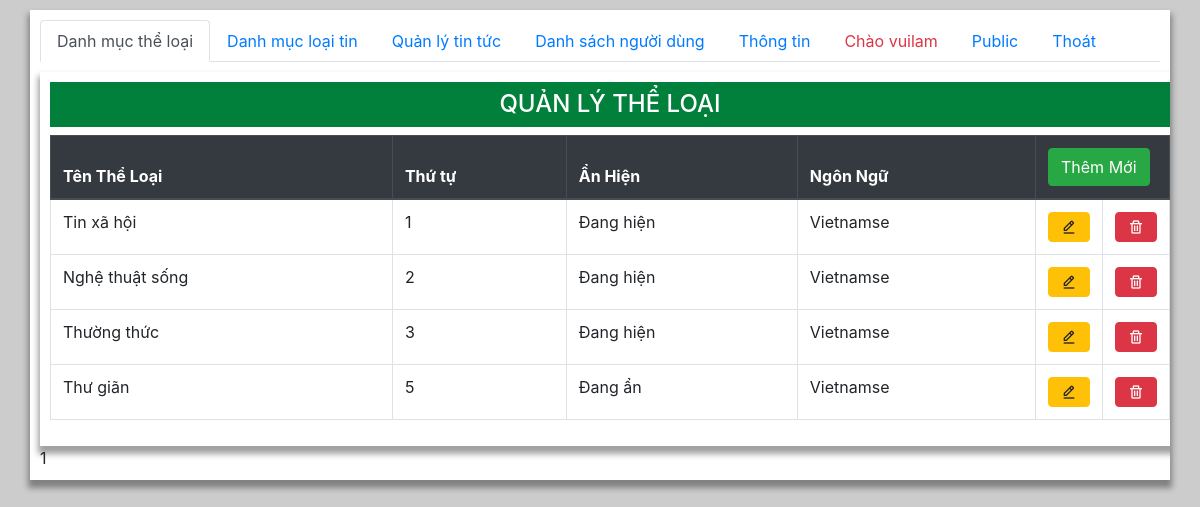
Screenshot of /admin/index.php (signed in) with the database file from the repository.
### tables this page shows
CREATE TABLE `theloai` (
  `idTL` int(11) NOT NULL,
  `lang` char(2) DEFAULT 'vi',
  `TenTL` varchar(255) NOT NULL DEFAULT '',
  `ThuTu` int(11) DEFAULT 0,
  `AnHien` tinyint(1) DEFAULT 1
);

### functions.php (called while the page is built, shortened)
<?php
  function executeResult($sql)  {
    $conn= new mysqli(DB_HOST,DB_USERNAME,DB_PASSWORD,DB_NAME);
    mysqli_set_charset($conn, "utf8");
    $result=mysqli_query($conn,$sql);
    $data=[];
    if($result!=null){
        while ($row=mysqli_fetch_assoc($result)) {
            $data[]=$row;
        }
    }
    return $data;
  }
?>

### admin/theloai.php (the view, shortened to what this page needs)
<?php
require_once "../functions.php";
$sql="SELECT * FROM theloai ORDER BY ThuTu";
$result=executeResult($sql);
?>
<div class="container">
    <h2 class="py-2 text-center h4 ">QUẢN LÝ THỂ LOẠI</h2>
    <table class="table table-hover table-bordered">
    <thead  class="thead-dark" >
        <tr>
            <th>Tên Thể Loại</th>
            <th>Thứ tự </th>
            <th>Ẩn Hiện</th>
            <th>Ngôn Ngữ</th>
            <th colspan="2">
            <a class="btn btn-success" href="./theloai_them_sua.php">Thêm Mới</a>
            </th>
        </tr>
    </thead>
    <tbody>
        <?php
            foreach ($result as $item) {
                if($item['lang']=='vi') $lang='Vietnamse'; else $lang='English';
                $anHien= $item['AnHien']?"Đang hiện":'Đang ẩn';
                echo "<tr>
                        <td>$item[TenTL]</td>
                        <td>$item[ThuTu]</td>
                        <td>$anHien</td>
                        <td>$lang</td>
                        <td style=\"width:60px\"><a href=\"./theloai_them_sua.php?idTL=$item[idTL]\"><button class=\"btn btn-warning\"><i class='bx bx-edit-alt'></i></button></a></td>
                        <td style=\"width:60px\"><button class=\"btn btn-danger\" onclick=\"deleteTL($item[idTL])\"><i class='bx bx-trash'></i></button></td>
                    </tr>";
            }
        ?>
    </tbody>
</table>
</div>

### admin/main.css (style rules this page uses)
body { width: 100%; min-height:100vh; background: #ccc; }
.container { margin: auto; margin-top: 10px; width: 1200px; padding: 10px; overflow: hidden; background: #fff; box-shadow: 0 6px 6px 2px rgba(0, 0, 0, 0.372) ; }
.container h2 { background: rgb(0, 128, 58); color: #fff; }
button { border: 1px double #333; border-radius: 3px; outline: none; }

### rows the page displays
theloai: TenTL "Tin xã hội", ThuTu "1", AnHien "Đang hiện", lang "Vietnamse"
theloai: TenTL "Nghệ thuật sống", ThuTu "2", AnHien "Đang hiện", lang "Vietnamse"
theloai: TenTL "Thường thức", ThuTu "3", AnHien "Đang hiện", lang "Vietnamse"
theloai: TenTL "Thư giãn", ThuTu "5", AnHien "Đang ẩn", lang "Vietnamse"

### other values shown
$_SESSION['un'] "vuilam"
require_once "$page.php" "1"
